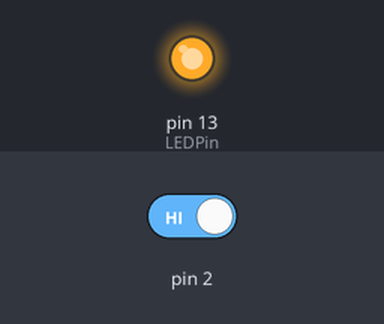
A sketch run on a simulated Arduino Uno, built with avr-gcc and run on an emulated ATmega328P. Parts: output pins drawn as LEDs (lit = HIGH). Dashed ring = blinking. The inputs (shaded band) are chosen by the test bench; at power-on: pin 2 HIGH.

Above: at 0.1 s.
At 1.2 s:
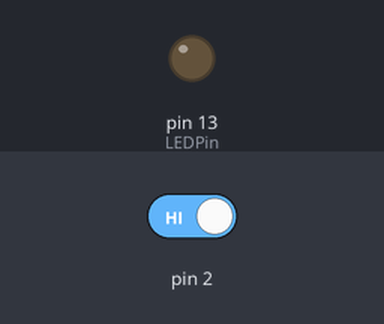
1.3 s: pin 2 driven LOW
At 2.05 s:
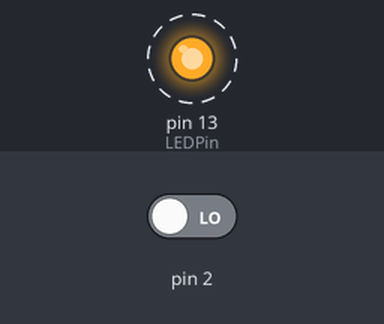
Timing chart, 0 to 10.3 s (numbered marks = the images above; inputs shaded):
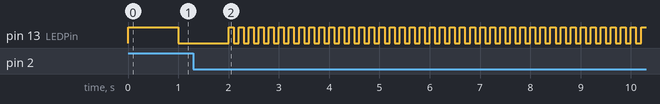

The sketch:

interrupts_flash.ino
```cpp
int LEDPin = 13;
volatile boolean fastflash = false;
void setup() {
  pinMode(LEDPin,OUTPUT);
  attachInterrupt(0,stuffHappend,FALLING);

}

void loop() {
  int period =1000;
  if (fastflash) period =100;
  digitalWrite(LEDPin,HIGH);
  delay(period);
  digitalWrite(LEDPin,LOW);
  delay(period);
}

void stuffHappend(){
  fastflash = !fastflash;
 }
```

Measured:
- after the input at 1.3 s, pin 13 (LEDPin): alternates HIGH for 0.10 s and LOW for 0.10 s, starting after 0.80 s
